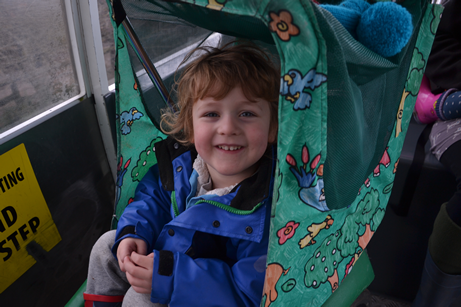
%> input picture ben.png, 461 x 307 px
$ octave exam2.m   (GNU Octave 9; MATLAB toolbox functions it lacks are replaced by stand-ins)
%> lines starting %> are read from the running program, lines starting %| are printed output that depends on the picture
### frameImage.m
function O = frameImage(I)
% get the size of the cropped image
    sizer = size(I);
    sizer = sizer(1:2);
    % get the frame size
    frameSize = round(min(sizer) * 0.2);
    % build canvas
    frame = ones(sizer + 2 * frameSize);
    % get a random colour
    color = randi(255,1,3)
    framedImage = cat(3, frame * color(1), frame * color(2), frame * color(3));
    % place image in the canvas
    framedImage(frameSize + 1:sizer(1) + frameSize, frameSize + 1 : sizer(2) ...
        + frameSize, 1) = I(:,:,1);
    framedImage(frameSize + 1:sizer(1) + frameSize, frameSize + 1 : sizer(2) ...
        + frameSize, 2) = I(:,:,2);
    framedImage(frameSize + 1:sizer(1) + frameSize, frameSize + 1 : sizer(2) ...
        + frameSize, 3) = I(:,:,3);
    framedImage = uint8(framedImage);
    O = framedImage;
end

### exam2.m
close all
clear all
clc

ben = imread('ben.png');
%> ben is the input picture: size 307x461x3 uint8; mean R, G, B 47.9, 61.1, 66.6
croppedBen = ben(60:200, 190:270, :);
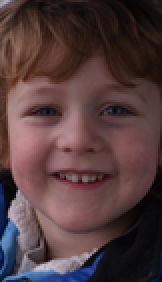
%> croppedBen: size 141x81x3 uint8 (shown 2 times larger); mean R, G, B 83.7, 60.7, 62.2


framedImage = frameImage(croppedBen);
%> in frameImage, `framedImage(frameSize + 1:sizer(1) + frameSize, frameSize + 1 : sizer(..`:
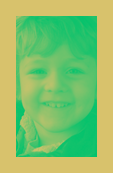
%> framedImage: size 173x113x3 double; mean R, G, B 138.7, 194, 108
%> in frameImage, `framedImage(frameSize + 1:sizer(1) + frameSize, frameSize + 1 : sizer(..`:
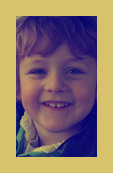
%> framedImage: size 173x113x3 double; mean R, G, B 138.7, 116.2, 108
%> in frameImage, `framedImage(frameSize + 1:sizer(1) + frameSize, frameSize + 1 : sizer(..`:
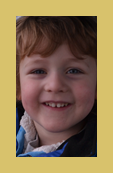
%> framedImage: size 173x113x3 double; mean R, G, B 138.7, 116.2, 81.3
imshow(framedImage)
